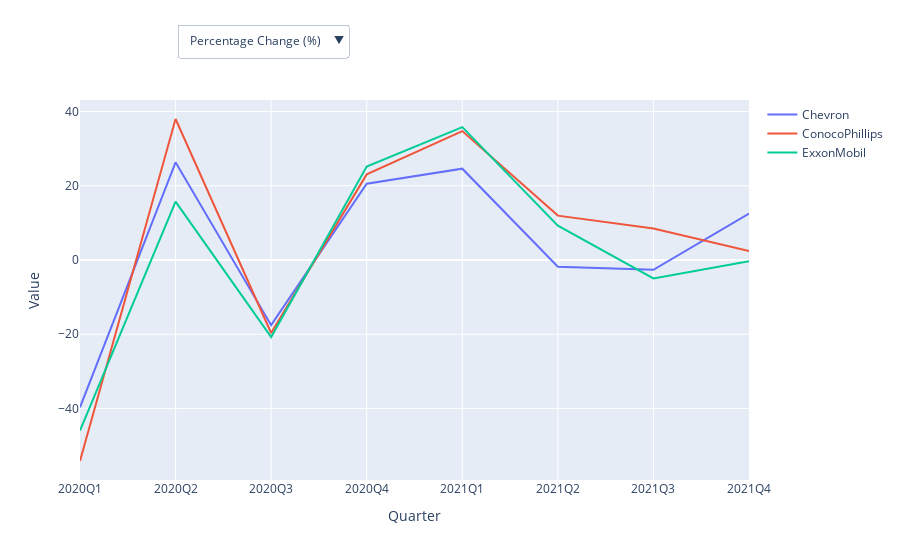

The notebook cell saved with this chart:
### Code cell
# Create an empty figure object
fig = go.Figure()

# Add traces for all companies (initially set to show 'Quarterly Stock Price Change (%)')
for company in companies:
    company_data = df_results_oil[df_results_oil['Company'] == company]
    fig.add_trace(go.Scatter(x=company_data['Quarter'], y=company_data['Percentage Change (%)'], mode='lines', name=company))

# Create dropdowns for company selection and metric selection with adjusted labels
fig.update_layout(
    xaxis_title="Quarter",
    yaxis_title="Value",
    updatemenus=[
        # Dropdown for selecting metric (e.g., Quarterly Stock Price Change, ROI, etc.)
        dict(
            buttons=[dict(
                label=metric,
                method="update",
                args=[{"y": [df_results_oil[df_results_oil['Company'] == company][metric] for company in companies]}]
            ) for metric in available_columns],
            direction="down",
            showactive=True,
            x=0.4,  # Adjust position to fit inline with label
            y=1.2
        )
    ]
)

# Show the figure
fig.show()

### Figure 1 — Plotly figure (JSON) as saved in the notebook; plotly's stock layout.template omitted (floating-point values rounded to 4 significant figures)
{"data": [{"mode": "lines", "name": "Chevron", "type": "scatter", "x": ["2020Q1", "2020Q2", "2020Q3", "2020Q4", "2021Q1", "2021Q2", "2021Q3", "2021Q4"], "y": [-39.66, 26.31, -17.54, 20.56, 24.6, -1.806, -2.627, 12.51]}, {"mode": "lines", "name": "ConocoPhillips", "type": "scatter", "x": ["2020Q1", "2020Q2", "2020Q3", "2020Q4", "2021Q1", "2021Q2", "2021Q3", "2021Q4"], "y": [-54.12, 37.98, -19.66, 23.07, 34.72, 11.96, 8.492, 2.439]}, {"mode": "lines", "name": "ExxonMobil", "type": "scatter", "x": ["2020Q1", "2020Q2", "2020Q3", "2020Q4", "2021Q1", "2021Q2", "2021Q3", "2021Q4"], "y": [-45.92, 15.72, -20.75, 25.17, 35.78, 9.252, -4.964, -0.3118]}], "layout": {"updatemenus": [{"buttons": [{"args": [{"y": [[-39.66, 26.31, -17.54, 20.56, 24.6, -1.806, -2.627, 12.51], [-54.12, 37.98, -19.66, 23.07, 34.72, 11.96, 8.492, 2.439], [-45.92, 15.72, -20.75, 25.17, 35.78, 9.252, -4.964, -0.3118]]}], "label": "Percentage Change (%)", "method": "update"}, {"args": [{"y": [[788831500, 716030900, 611381100, 717577300, 705058900, 608668800, 669614200, 658214400], [624612700, 566239600, 444869500, 781031700, 689248900, 537368600, 550913900, 511491700], [2010286000, 1853656700, 1487158200, 1938188100, 1929528100, 1505610200, 1325173700, 1284388400]]}], "label": "Quarterly Volume", "method": "update"}, {"args": [{"y": [[15.41, 5.28, 4.415, 7.562, 7.359, 2.455, 2.339, 3.72], [12.05, 4.09, 2.372, 4.211, 5.236, 3.506, 3.184, 1.677], [9.904, 2.834, 2.475, 3.597, 5.067, 2.735, 1.972, 1.436]]}], "label": "Volatility", "method": "update"}, {"args": [{"y": [[-40.02, 28.37, -19.35, 18.1, 23.07, -0.494, -5.143, 14.8], [-52.82, 43.32, -22.46, 24.08, 30.79, 14.65, 8.103, 5.557], [-45.94, 21.32, -22.84, 21.99, 34.69, 12.0, -8.565, 2.996]]}], "label": "Quarter ROI (%)", "method": "update"}], "direction": "down", "showactive": true, "x": 0.4, "y": 1.2}], "xaxis": {"title": {"text": "Quarter"}}, "yaxis": {"title": {"text": "Value"}}}}
